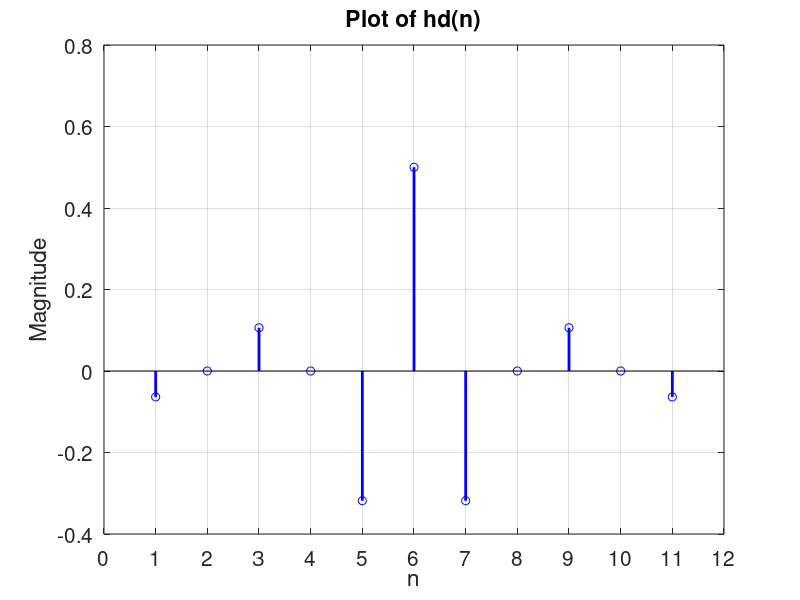
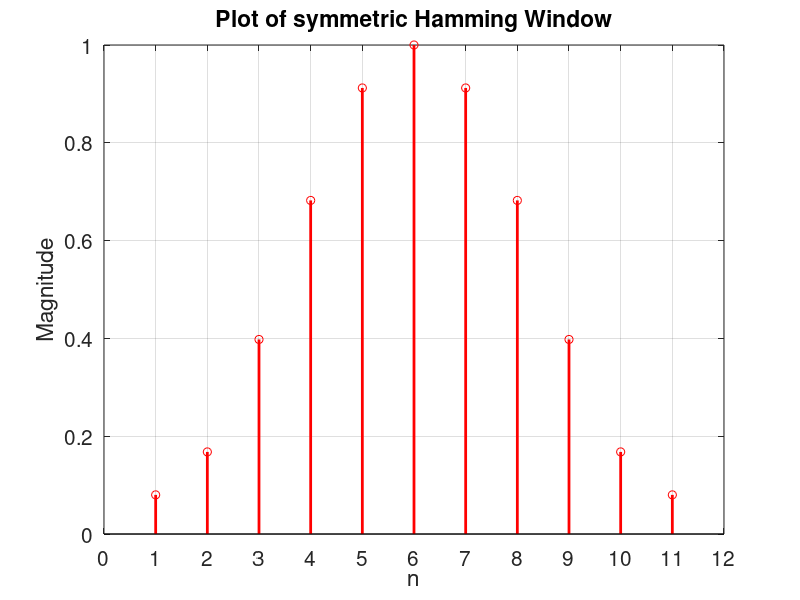
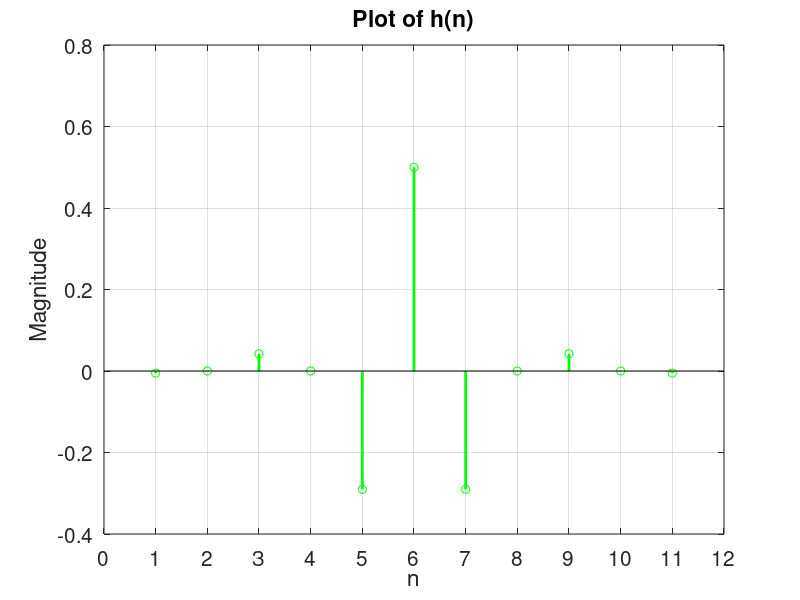
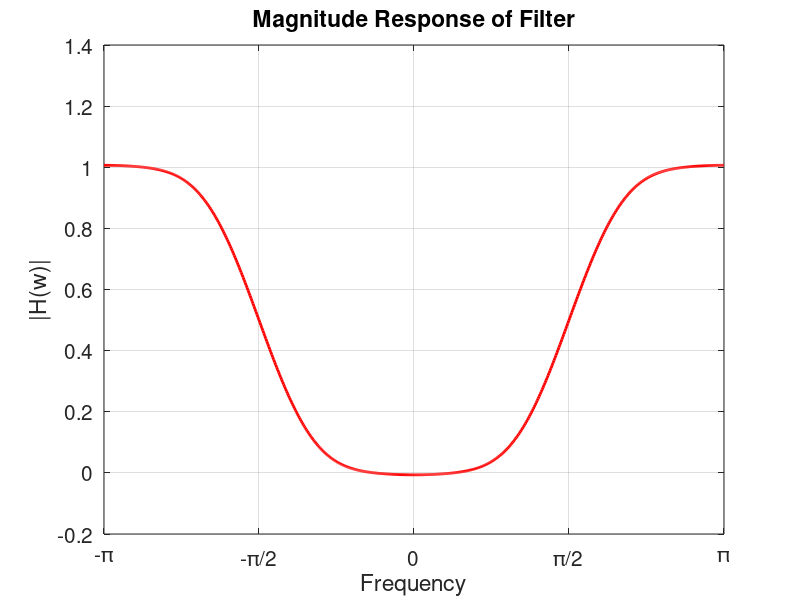

MATLAB code to generate these figures, in order:
% Discrete Time Signal Processing Lab 1
% Design of FIR Filter Sampling technique/Windowing Method
% MATLAB version R2018a
% Date : 02-02-2021

clc;
clear;
close all;

% High pass filter design using a Hamming Window
Tau = 5;
M = 2*Tau + 1;
n = 0:1:Tau;
hd = zeros(1,Tau+1);
WH = zeros(1,Tau+1);

% Calculating hd(n)
for i=1:length(n)
    if n(i)-Tau==0
        hd(i) = 0.5;
    else
        hd(i) = (sin(pi*(n(i)-Tau)) - sin(pi*(n(i)-Tau)/2))/(pi*(n(i)-Tau));
    end
end

% Plotting hd
hd_ = [hd,flip(hd(1:Tau))];
stem(hd_,'b','LineWidth',2);
ax = gca();
title('Plot of hd(n)','FontSize',15);
xlabel('n','FontSize',15);
ylabel('Magnitude','FontSize',15);
set(ax,'xlim',[0 length(hd_)+1],'xtick',[0:1:length(hd_)+1],'fontsize',15);
grid on;
figure();

for i=0:length(hd)-1
    WH(i+1) = 0.54 - 0.46*cos(2*pi*i/(M-1));
end

WH_ = [WH,flip(WH(1:Tau))];
stem(WH_,'r','LineWidth',2);
ax = gca();
title('Plot of symmetric Hamming Window','FontSize',15);
xlabel('n','FontSize',15);
ylabel('Magnitude','FontSize',15);
set(ax,'xlim',[0 length(WH_)+1],'xtick',[0:1:length(WH_)+1],'fontsize',15);
grid on;
figure();

h = hd.*WH;
h_ = [h,flip(h(1:Tau))];

% Plotting h(n)
stem(h_,'g','LineWidth',2);
ax = gca();
title('Plot of h(n)','FontSize',15);
xlabel('n','FontSize',15);
ylabel('Magnitude','FontSize',15);
set(ax,'xlim',[0 length(h_)+1],'xtick',[0:1:length(h_)+1],'fontsize',15);
grid on;
figure();

w = -pi:0.01:pi;
H = zeros(1,length(w));
phase_H = zeros(1,length(w));

for i=1:length(w)
    for j=1:length(h)
        if j==Tau+1
            H(i) = H(i) + h(j);
        else
            H(i) = H(i) + h(j)*cos(w(i)*(Tau-j+1))*2;
        end
    end
end

phase_H = -Tau.*w;

% Plotting the frequency response
plot(w,H,'r','linewidth',2);
grid on;
ax = gca();
title('Magnitude Response of Filter','FontSize',15);
xlabel('Frequency','FontSize',15);
ylabel('|H(w)|','FontSize',15);
set(ax,'xlim',[-pi pi],'xtick',[-pi:pi/2:pi],'fontsize',15);
set(ax,'XTickLabel',{'-\pi','-\pi/2','0','\pi/2','\pi'});
figure();

% Plotting the phase response
plot(w,phase_H,'r','linewidth',2);
grid on;
ax = gca();
title('Phase Response of Filter','FontSize',15);
xlabel('Frequency','FontSize',15);
ylabel('\angleH(w)','FontSize',15);
set(ax,'xlim',[-pi pi],'xtick',[-pi:pi/2:pi],'fontsize',15);
set(ax,'XTickLabel',{'-\pi','-\pi/2','0','\pi/2','\pi'});

